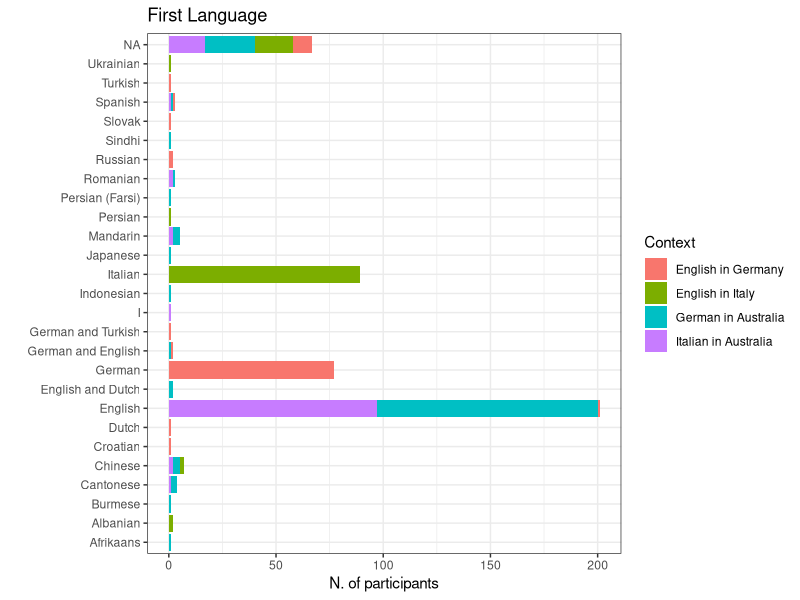
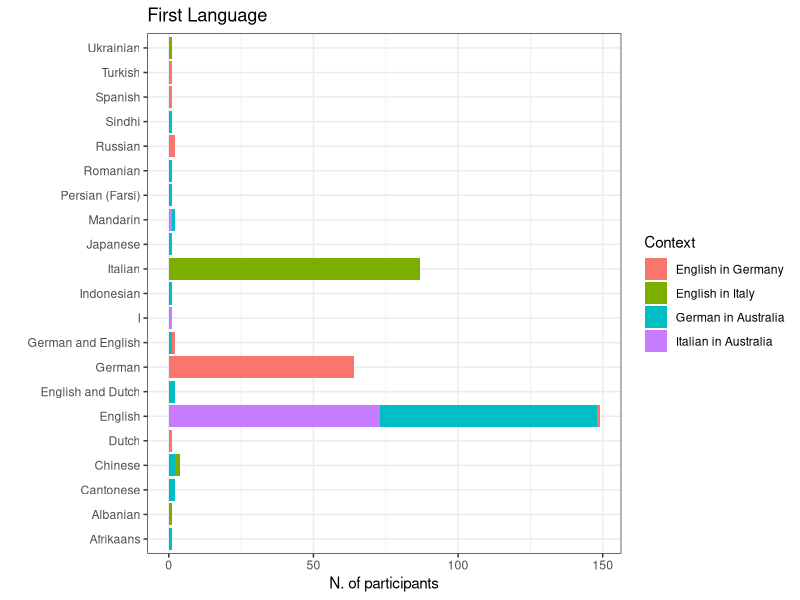
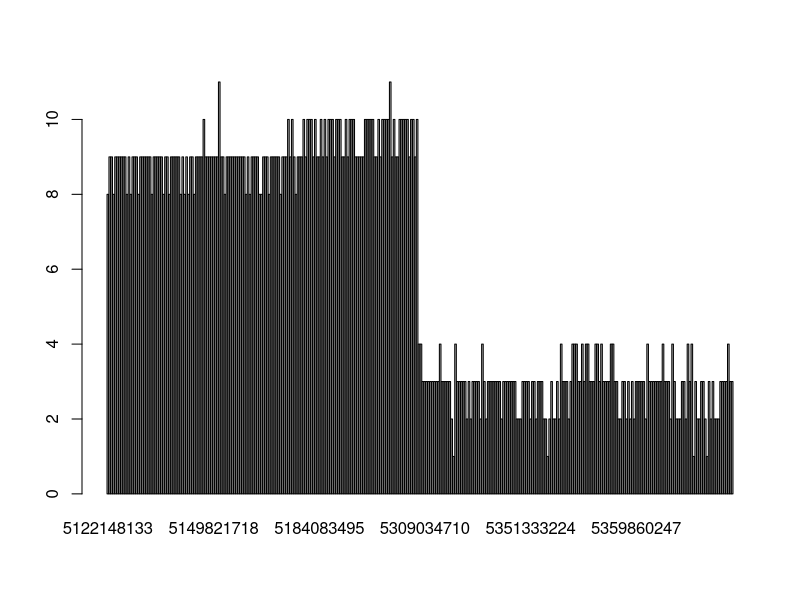
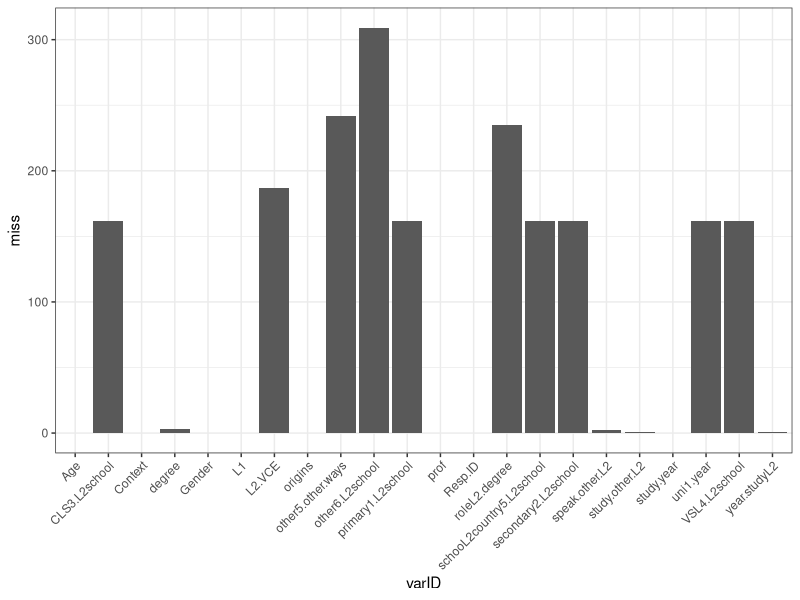

Generate these figures, in order, with R: (Note: this script raises an error after producing the figures.)
## ---- chunk 1
library(readr)
library(tidyverse)
library(reshape2)
library(corrplot)
library(psych)
library(pheatmap)
library(RColorBrewer)
library(cowplot)
library(gridExtra)
library(cowplot)
library(pheatmap)
# Chunk options
knitr::opts_chunk$set(echo = TRUE, prompt = TRUE,cache = TRUE,fig.width = 12,fig.height = 12)

## ---- chunk 2
european <- read_csv("01-cleaning_data_data/european_recoded.csv")
australian <- read_csv("01-cleaning_data_data/australian_recoded.csv")

dim(european)
dim(australian)

european$EU <- 1
australian$AU <- 1

all <- merge(european,australian,all = TRUE)

table(all$EU,all$AU,useNA = "always")
## ---- chunk 3
demographics_var <- c("Age","Gender","L1","speak.other.L2","study.other.L2","origins","year.studyL2","other5.other.ways","degree","roleL2.degree","study.year","prof","L2.VCE","uni1.year","Context")
l2School <- "\\.L2school$"
l2School_variables <- colnames(all)[grep(l2School,colnames(all))]
## ---- chunk 4
#table(all$L1,all$Context) # too many levels - needs to be cleaned (ex tot number of languages?)
table(all$L1,useNA = "always")
ggplot(all,aes(x=L1,fill=Context)) + geom_bar() + coord_flip() + ggtitle("First Language") + labs(y="N. of participants",x="")+theme_bw()
#table(all$speak.other.L2,all$Context)
## ---- chunk 5
L2 <- data.frame(Freq=table(all$speak.other.L2)[order(table(all$speak.other.L2),decreasing = TRUE)],
                 L2=names(table(all$speak.other.L2))[order(table(all$speak.other.L2),decreasing = TRUE)]) # too many levels - needs to be cleaned (ex tot number of languages?)
head(L2)
## ---- chunk 6
table(all$origins,useNA = "always")
## ---- chunk 7
table(all$year.studyL2)
## ---- chunk 8
table(all$degree)
## ---- chunk 9
all$study.year[is.na(all$study.year)] <- all$uni1.year[is.na(all$study.year)]
#table(all$study.year)
all$study.year <- ifelse(all$study.year == "Already graduated after 5 semesters in March 2016, was interested in survery/study, sorry.","6th semester",all$study.year)
table(all$study.year)
## ---- chunk 10
table(all$prof,useNA = "always")
## ---- chunk 11
all$study.year[is.na(all$study.year)] <- all$uni1.year[is.na(all$study.year)]
# Filter only subject that we want to include in the study
# names(table(all$study.year))[1] = 1st semester"

filtered <- subset(all, (study.year == "1st year") | (study.year == names(table(all$study.year))[1]) & year.studyL2 != "0 years")

table(filtered$Context)
table(all$Context)
## ---- chunk 12
all <- filtered
demographics_var <- c("Age","Gender","L1","speak.other.L2","study.other.L2","origins","year.studyL2","other5.other.ways","degree","roleL2.degree","study.year","prof","L2.VCE","uni1.year","Context")
l2School <- "\\.L2school$"
l2School_variables <- colnames(all)[grep(l2School,colnames(all))]

ggplot(all,aes(x=L1,fill=Context)) + geom_bar() + coord_flip() + ggtitle("First Language") + labs(y="N. of participants",x="") + theme_bw()

table(all$L1,all$Context)

table(all$degree,all$L1)
## ---- chunk 13
#Filter by L1

nc <- names(table(all$Context))
table(all$Context)
l1_filter <- all[(all$Context == nc[1] & (all$L1 == "German" | all$L1 == "German and English")) | 
                    (all$Context == nc[2] & (all$L1 == "Italian")) | 
                    (all$Context == nc[3] & (all$L1 == "English" | all$L1 == "English and Dutch" | all$L1 == "German and English")) |
                    (all$Context == nc[4] & (all$L1 == "English" | all$L1 == "English and Dutch" | all$L1 == "German and English")),]


#all <- l1_filter

# do not filter for L1
all <- all

# subset demographics
demo <- subset(all,select=c("Resp.ID",demographics_var,l2School_variables))

# Numeri finali
table(l1_filter$Context)
table(all$Context)

## ---- chunk 14
missing_bySample <- rowSums(is.na(demo))
names(missing_bySample) <- demo$Resp.ID
missing_byVar <- colSums(is.na(demo))
names(missing_byVar) <- colnames(demo)

barplot(missing_bySample)
d <- data.frame(miss=missing_byVar)
d$varID <- rownames(d)
ggplot(data=d,aes(x=varID,y=miss)) + geom_bar(stat="identity") + theme_bw() +theme(axis.text.x = element_text(angle = 45, hjust = 1)) 


demo_missing <- demo %>% group_by(Context) %>% summarise(roleL2.degree_na = sum(is.na(roleL2.degree)),
                                                         L2.VCE_na = sum(is.na(L2.VCE)),
                                                         other5.other.ways_na=sum(is.na(other5.other.ways )),
                                                         uni1.year_na = sum(is.na(uni1.year)),
                                                         primary1.L2school_na=sum(is.na(primary1.L2school)),
                                                         CLS3.L2school_na = sum(is.na(CLS3.L2school)),
                                                         VSL4.L2school_na=sum(is.na(VSL4.L2school)),
                                                         degree = sum(is.na(degree)),
                                                         schooL2country5.L2school_na=sum(is.na(schooL2country5.L2school)))

# We do not filter for speak.other.L2 or study.other.L2

#demo[is.na(demo$speak.other.L2),]
# teniamo
#demo[is.na(demo$study.other.L2),]
missing_bySample[names(missing_bySample) == "5166861581"]
#demo[is.na(demo$year.studyL2),]
missing_bySample[names(missing_bySample) == "5378798787"]

# remove NA from degree
#table(demo$degree,useNA = "always")
# Remove people
all <- all[!is.na(all$degree),]


table(all$Context)
## ---- chunk 15
write.csv(all,file.path("02-descriptive_data/context-merged_filtered.csv"))
## ---- chunk 16
# add numbers on the bar

# tabAge <- t(table(all$Age,all$Context))
# ggplot(all,aes(x=Age,fill=Context)) + geom_bar(position="dodge",colour="white")   + labs(y="N participants") + scale_y_continuous(breaks=seq(0,90,10),limits=c(0,90)) + theme_bw() + draw_grob(tableGrob(tabAge), x=2.5, y=40, width=0.3, height=0.4) + ggtitle("Participants by age")
# tabAge

tabAge <- t(table(all$Age,all$Context))
ggdf <- data.frame(Age = rep(colnames(tabAge),each=4)[!(as.numeric(tabAge) == 0)],
  N.Participants = as.numeric(tabAge)[!(as.numeric(tabAge) == 0)],
  Context = rep(rownames(tabAge),times=3)[!(as.numeric(tabAge) == 0)])

ggplot(ggdf,aes(x=Age,y=N.Participants,fill=Context)) + geom_bar(position="dodge",colour="white",stat="identity")  + scale_y_continuous(breaks=seq(0,90,10),limits=c(0,90)) + theme_bw() + ggtitle("Participants by age")+
  geom_text(aes(label = N.Participants), hjust=0.5, vjust=-0.25, size = 2.5,position=position_dodge(width=0.9)) 

## ---- chunk 17
# add numbers on the bar

tabAge <- t(table(all$Gender,all$Context))
ggdf <- data.frame(Gender = rep(colnames(tabAge),each=4)[!(as.numeric(tabAge) == 0)],
  N.Participants = as.numeric(tabAge)[!(as.numeric(tabAge) == 0)],
  Context = rep(rownames(tabAge),times=3)[!(as.numeric(tabAge) == 0)])


ggplot(ggdf,aes(x=Gender,y=N.Participants,fill=Context)) + geom_bar(position="dodge",colour="white",stat="identity")  + labs(y="N participants") + scale_y_continuous(breaks=seq(0,90,10),limits=c(0,90)) + theme_bw() + ggtitle("Participants by gender")+  geom_text(aes(label = N.Participants), hjust=0.5, vjust=-0.25, size = 2.5,position=position_dodge(width=0.9)) 

## ---- chunk 18
# add numbers on the bar
tabAge <- t(table(all$origins,all$Context))
ggplot(all,aes(x=origins,fill=Context)) + geom_bar(position="dodge",colour="white") + ggtitle("Origins by context") + scale_y_continuous(breaks=seq(0,90,10),limits=c(0,90)) + theme_bw() + draw_grob(tableGrob(tabAge), x=2, y=60, width=0.3, height=0.4) + ggtitle("Participants by origins")
tabAge
## ---- chunk 19
tabAge <- t(table(all$prof,all$Context))
ggplot(all,aes(x=Context,fill=prof)) + geom_bar(position="dodge",colour="white") + ggtitle("Proficiency by context") + scale_y_continuous(breaks=seq(0,90,10),limits=c(0,90)) + theme_bw() + draw_grob(tableGrob(tabAge), x=2, y=80, width=0.3, height=0.4)
tabAge
## ---- chunk 20
tabAge <- t(table(all[all$Context != "English in Germany" & all$Context != "English in Italy","L2.VCE"],all[all$Context != "English in Germany" & all$Context != "English in Italy",'Context'],useNA = "always"))
tabAge <- tabAge[-3,]

ggplot(all[all$Context != "English in Germany" & all$Context != "English in Italy",],aes(x=Context,fill=L2.VCE)) + geom_bar(position="dodge",colour="white") + ggtitle("L2.VCE by context") + scale_y_continuous(breaks=seq(0,90,10),limits=c(0,90)) + theme_bw() + draw_grob(tableGrob(tabAge), x=2, y=80, width=0.3, height=0.4)
## ---- chunk 21
# year study L2
table(all$year.studyL2,all$other.year.studyL2.richi)

all$year.studyL2 <- ifelse(all$year.studyL2 == "Other",all$other.year.studyL2.richi,all$year.studyL2 )

# European context
ggplot(all[all$Context == "English in Germany" | all$Context == "English in Italy",],aes(x=degree,fill=year.studyL2)) + geom_bar(position="dodge",colour="white") + theme_bw() + ggtitle("Degree by study year L2, by Context") +  facet_grid(~Context,scales="free") + theme(axis.text.x = element_text(angle = 45, hjust = 1)) + labs(y = "N participants", x = "degree")
## ---- chunk 22
# Australian context
tabAge <- t(table(all[all$Context == "Italian in Australia" | all$Context == "German in Australia",'degree'],all[all$Context == "Italian in Australia" | all$Context == "German in Australia",'Context']))
ggplot(all[all$Context == "Italian in Australia" | all$Context == "German in Australia",],aes(x=Context,fill=degree)) + geom_bar(position="dodge",colour="white") + theme_bw() + ggtitle("Degree in Australian Contexts") + draw_grob(tableGrob(tabAge), x=1., y=40, width=0.3, height=0.4)
tabAge
## ---- chunk 23
# Australian context
tabAge <- t(table(all[all$Context == "English in Italy" | all$Context == "English in Germany",'degree'],all[all$Context == "English in Italy" | all$Context == "English in Germany",'Context']))

ggplot(all[all$Context == "English in Italy" | all$Context == "English in Germany",],aes(x=Context,fill=degree)) + geom_bar(position="dodge",colour="white") + theme_bw() + ggtitle("Degree in European Contexts")

tabAge
## ---- chunk 24
likert_grep <- "\\.id$|\\.ought$|\\.intr$|\\.instru$|\\.integr$|\\.prof$|\\.post$|\\.comm$|^necessity$|^educated$"

# all
likert_variables_all <- colnames(all)[grep(likert_grep,colnames(all))]
likert_variables_all
likert_variables_all <- likert_variables_all[!(likert_variables_all %in% "other.prof")]
## ---- chunk 25
all_melt <- melt(all,id.vars = c("Resp.ID","Gender","Age","prof","Context","study.year"),
                        measure.vars = likert_variables_all)

all_melt$value <- factor(all_melt$value,levels=c("Strongly disagree","Disagree","Not sure","Agree","Strongly agree"))

all_melt <- all_melt %>% separate(variable,into=c("item","type"),sep="\\.",remove=FALSE)
ggplot(all_melt,aes(x=variable,fill=value)) + geom_bar(position = "stack",colour="black") + 
  facet_grid(Context~type,scales = "free")+theme(axis.text.x = element_text(angle = 45, hjust = 1),axis.text=element_text(size=8)) + ggtitle("Filtered dataset") + scale_fill_manual(values=c("#ca0020","#f4a582","#ffffbf","#abd9e9","#2c7bb6","grey"))

filt_sum <- all_melt %>% group_by(Context,variable,type,value) %>% dplyr::summarise(Ngroup=length(value))
ggplot(filt_sum,aes(x=value,y=Ngroup,colour=Context,group=interaction(variable, Context))) + geom_line() + geom_point() + facet_wrap(~type,scales = "free")+theme(axis.text.x = element_text(angle = 45, hjust = 1))

## ---- chunk 26

convertToNumber <- function(column){
  column <- factor(column,levels = c("Strongly disagree","Disagree","Not sure","Agree","Strongly agree"))
  column_number <- as.numeric(column)
  return(column_number)
}

table(all$Context)

convert_likert <- data.frame(apply(subset(all,select=likert_variables_all),2,convertToNumber))
colnames(convert_likert) <- paste0(colnames(convert_likert),"1")

likert_variables1 <- paste0(likert_variables_all,"1")

# join the converted variables to the filtered dataset
filtered_conv <- cbind(all,convert_likert)

table(filtered_conv[,likert_variables_all[4]],filtered_conv[,likert_variables1[4]],useNA = "always")

write.csv(filtered_conv,"02-descriptive_data/merged_filtered_likertNumber.csv",row.names = FALSE)
## ---- chunk 27
cov <- cor(filtered_conv[filtered_conv$Context == "Italian in Australia",likert_variables1[!(likert_variables1 %in% "necessity1")]],method = "pearson",use="pairwise.complete.obs")


row_infos <- data.frame(Variables=sapply(strsplit(colnames(cov),split="\\."),function(x) x[2]))
row_infos$Variables <- as.character(row_infos$Variables)
rownames(row_infos) <- rownames(cov)
row_infos$Variables[which(is.na(row_infos$Variables))] <- c("educated")
row_infos <- row_infos[order(row_infos$Variables),,drop=FALSE]

ann_col_wide <- data.frame(Variable=unique(row_infos$Variables))
ann_colors_wide <- list(Variables=c(comm1="#bd0026",educated="#b35806", id1="#f6e8c3",instru1="#35978f",integr1="#386cb0",intr1="#ffff99",ought1="grey",post1="black",prof1="pink"))

#pheatmap(cov, main = "Italian in Australia",annotation_names_row = FALSE,cluster_cols=TRUE,cluster_rows=TRUE,annotation_col = row_infos[,1,drop=FALSE], annotation_row = row_infos[,1,drop=FALSE],  annotation_colors = ann_colors_wide,breaks=seq(-1,1,0.2),col=c("#67001f","#b2182b","#d6604d","#f4a582","#fddbc7","#f7f7f7","#d1e5f0","#92c5de","#4393c3","#2166ac","#053061"),show_colnames = FALSE,width = 7,height = 7)
###################

diag(cov) <- NA
pheatmap(cov, main = "Italian in Australia",annotation_names_row = FALSE,cluster_cols=TRUE,cluster_rows=TRUE,annotation_col = row_infos[,1,drop=FALSE], annotation_row = row_infos[,1,drop=FALSE]
,  annotation_colors = ann_colors_wide,show_colnames = FALSE,breaks = seq(-0.6,0.7,length.out = 50),width = 7,height = 7,color=colorRampPalette(brewer.pal(n = 7, name = "RdBu"))(50))
## ---- chunk 28
cov <- cor(filtered_conv[filtered_conv$Context == "German in Australia",likert_variables1[!(likert_variables1 %in% "necessity1")]],method = "pearson",use="pairwise.complete.obs")

row_infos <- data.frame(Variables=sapply(strsplit(colnames(cov),split="\\."),function(x) x[2]))
row_infos$Variables <- as.character(row_infos$Variables)
rownames(row_infos) <- rownames(cov)
row_infos$Variables[which(is.na(row_infos$Variables))] <- c("educated")
row_infos <- row_infos[order(row_infos$Variables),,drop=FALSE]

ann_col_wide <- data.frame(Variable=unique(row_infos$Variables))
ann_colors_wide <- list(Variables=c(comm1="#bd0026",educated="#b35806", id1="#f6e8c3",instru1="#35978f",integr1="#386cb0",intr1="#ffff99",ought1="grey",post1="black",prof1="pink"))

diag(cov) <- NA
pheatmap(cov, main = "German in Australia",annotation_names_row = FALSE,cluster_cols=TRUE,cluster_rows=TRUE,annotation_col = row_infos[,1,drop=FALSE], annotation_row = row_infos[,1,drop=FALSE]
,  annotation_colors = ann_colors_wide,show_colnames = FALSE,breaks = seq(-0.6,0.7,length.out = 50),width = 7,height = 7,color=colorRampPalette(brewer.pal(n = 7, name = "RdBu"))(50))
## ---- chunk 29
cov <- cor(filtered_conv[filtered_conv$Context == "English in Germany",likert_variables1[!(likert_variables1 %in% c("reconnect.comm1",    "speakersmelb.comm1","comecloser.comm1","educated1"))]],method = "pearson",use="pairwise.complete.obs")

row_infos <- data.frame(Variables=sapply(strsplit(colnames(cov),split="\\."),function(x) x[2]))
row_infos$Variables <- as.character(row_infos$Variables)
rownames(row_infos) <- rownames(cov)
row_infos$Variables[which(is.na(row_infos$Variables))] <- c("necessity")
row_infos <- row_infos[order(row_infos$Variables),,drop=FALSE]

ann_col_wide <- data.frame(Variable=unique(row_infos$Variables))
ann_colors_wide <- list(Variables=c(id1="#f6e8c3",necessity="#b35806",instru1="#35978f",integr1="#386cb0",intr1="#ffff99",ought1="grey",post1="black",prof1="pink"))

diag(cov) <- NA
pheatmap(cov, main = "English in Germany",annotation_names_row = FALSE,cluster_cols=TRUE,cluster_rows=TRUE,annotation_col = row_infos[,1,drop=FALSE], annotation_row = row_infos[,1,drop=FALSE]
,  annotation_colors = ann_colors_wide,show_colnames = FALSE,breaks = seq(-0.6,0.7,length.out = 50),width = 7,height = 7,color=colorRampPalette(brewer.pal(n = 7, name = "RdBu"))(50))
## ---- chunk 30
cov <- cor(filtered_conv[filtered_conv$Context == "English in Italy",likert_variables1[!(likert_variables1 %in% c("reconnect.comm1","speakersmelb.comm1","comecloser.comm1","educated1"))]],method = "pearson",use="pairwise.complete.obs")

row_infos <- data.frame(Variables=sapply(strsplit(colnames(cov),split="\\."),function(x) x[2]))
row_infos$Variables <- as.character(row_infos$Variables)
rownames(row_infos) <- rownames(cov)
row_infos$Variables[which(is.na(row_infos$Variables))] <- "necessity"
row_infos <- row_infos[order(row_infos$Variables),,drop=FALSE]

ann_col_wide <- data.frame(Variable=unique(row_infos$Variables))
ann_colors_wide <- list(Variables=c(comm1="#bd0026",necessity="#b35806", id1="#f6e8c3",instru1="#35978f",integr1="#386cb0",intr1="#ffff99",ought1="grey",post1="black",prof1="pink"))

diag(cov) <- NA
pheatmap(cov, main = "English in Italy",annotation_names_row = FALSE,cluster_cols=TRUE,cluster_rows=TRUE,annotation_col = row_infos[,1,drop=FALSE], annotation_row = row_infos[,1,drop=FALSE]
,  annotation_colors = ann_colors_wide,show_colnames = FALSE,breaks = seq(-0.6,0.7,length.out = 50),width = 7,height = 7,color=colorRampPalette(brewer.pal(n = 7, name = "RdBu"))(50))
## ---- chunk 31
cov <- cor(filtered_conv[,likert_variables1],method = "pearson",use="pairwise.complete.obs")

row_infos <- data.frame(Variables=sapply(strsplit(colnames(cov),split="\\."),function(x) x[2]))
row_infos$Variables <- as.character(row_infos$Variables)
rownames(row_infos) <- rownames(cov)
row_infos$Variables[which(is.na(row_infos$Variables))] <- c("necessity","educated")
row_infos <- row_infos[order(row_infos$Variables),,drop=FALSE]

ann_col_wide <- data.frame(Variable=unique(row_infos$Variables))
ann_colors_wide <- list(Variables=c(comm1="#bd0026",educated="orange", id1="#f6e8c3",instru1="#35978f",necessity="#b35806",integr1="#386cb0",intr1="#ffff99",ought1="grey",post1="black",prof1="pink"))

diag(cov) <- NA
pheatmap(cov, main = "All Contexts",annotation_names_row = FALSE,cluster_cols=TRUE,cluster_rows=TRUE,annotation_col = row_infos[,1,drop=FALSE], annotation_row = row_infos[,1,drop=FALSE]
,  annotation_colors = ann_colors_wide,show_colnames = FALSE,breaks = seq(-0.6,0.7,length.out = 50),width = 7,height = 7,color=colorRampPalette(brewer.pal(n = 7, name = "RdBu"))(50))

## ---- chunk 32
sets <- list(id.var=likert_variables1[grep("\\.id1$",likert_variables1)],
             ought.var=likert_variables1[grep("\\.ought1$",likert_variables1)],
             intr.var=likert_variables1[grep("\\.intr1$",likert_variables1)],
             instru.var=likert_variables1[grep("\\.instru1$",likert_variables1)],
             integr1.var=likert_variables1[grep("\\.integr1$",likert_variables1)],
             prof.var=likert_variables1[grep("\\.prof1$",likert_variables1)],
             post.var=likert_variables1[grep("\\.post1$",likert_variables1)],
             comm.var=likert_variables1[grep("\\.comm1$",likert_variables1)])
              

get_alpha <- function(dataMot,
                      var=sets$id.var){
  var_alpha <- alpha(dataMot[,var])
  dataf <- data.frame(alpha=var_alpha$total,
                    drop = var_alpha$alpha.drop)
  rownames(dataf) <- rownames(var_alpha$alpha.drop)
  return(dataf)
}

# "Italian in Australia"
ita_in_au <- do.call(rbind,lapply(sets,function(x) {
  get_alpha(data=filtered_conv[filtered_conv$Context == "Italian in Australia",],
                      var=x)}))
ita_in_au$var <- sapply(strsplit(rownames(ita_in_au),split="\\."),function(x) x[1]) 
ita_in_au$var.full <- sapply(strsplit(rownames(ita_in_au),split="\\."),function(x) x[3]) 
ita_in_au$Context <- "Italian in Australia"
rownames(ita_in_au) <- NULL

# "German in Australia"
germ_in_au <- do.call(rbind,lapply(sets,function(x) {
  get_alpha(data=filtered_conv[filtered_conv$Context == "German in Australia",],
                      var=x)}))
germ_in_au$var <- sapply(strsplit(rownames(germ_in_au),split="\\."),function(x) x[1]) 
germ_in_au$var.full <- sapply(strsplit(rownames(germ_in_au),split="\\."),function(x) x[3]) 
germ_in_au$Context <- "German in Australia"
rownames(germ_in_au) <- NULL

# "English in Germany"
eng_in_germ <- do.call(rbind,lapply(sets[!(names(sets) %in% "comm.var")],function(x) {
  get_alpha(data=filtered_conv[filtered_conv$Context == "English in Germany",],
                      var=x)}))

# the ones that makes issues
get_alpha(data=filtered_conv[filtered_conv$Context == "English in Germany",],
                      var=sets$ought.var)

eng_in_germ$var <- sapply(strsplit(rownames(eng_in_germ),split="\\."),function(x) x[1]) 
eng_in_germ$var.full <- sapply(strsplit(rownames(eng_in_germ),split="\\."),function(x) x[3]) 
eng_in_germ$Context <- "English in Germany"
rownames(eng_in_germ) <- NULL

# "English in Italy"
eng_in_ita <- do.call(rbind,lapply(sets[!(names(sets) %in% "comm.var")],function(x) {
  get_alpha(data=filtered_conv[filtered_conv$Context == "English in Italy",],
                      var=x)}))
eng_in_ita$var <- sapply(strsplit(rownames(eng_in_ita),split="\\."),function(x) x[1]) 
eng_in_ita$var.full <- sapply(strsplit(rownames(eng_in_ita),split="\\."),function(x) x[3]) 
eng_in_ita$Context <- "English in Italy"
rownames(eng_in_ita) <- NULL


# combine
full_alpha <- rbind(eng_in_ita,eng_in_germ,germ_in_au,ita_in_au)

## ---- chunk 33

full_alpha %>% group_by(Context,var) %>% 
  summarise(st.alpha = unique(alpha.std.alpha),
            G6=unique(alpha.G6.smc.)) %>%
  ggplot(.,aes(x=var,y=st.alpha,colour=Context)) + geom_point() + geom_line(aes(group=Context)) + theme_bw()

## ---- chunk 34
all_melt <- all_melt %>% separate(variable,into=c("item","type"),sep="\\.",remove=FALSE)
p1=ggplot(all_melt,aes(x=variable,fill=value)) + geom_bar(position = "stack") + 
  facet_grid(Context~type,scales = "free") + ggtitle("Filtered dataset")+theme(axis.text.x = element_text(angle = 45, hjust = 1),axis.text=element_text(size=8))+theme_bw()

p2=ggplot(full_alpha,aes(x=var.full,y=drop.std.alpha,colour=Context)) + geom_point() + geom_line(aes(group=Context)) + theme_bw() + facet_wrap(~var,scales="free")

p4=ggplot(full_alpha,aes(x=var.full,y=drop.average_r,colour=Context)) + geom_point() + geom_line(aes(group=Context)) + theme_bw() + facet_wrap(~var,scales="free")

p3=full_alpha %>% group_by(Context,var) %>% 
  summarise(st.alpha = unique(alpha.std.alpha),
            G6=unique(alpha.G6.smc.)) %>%
  ggplot(.,aes(x=var,y=st.alpha,colour=Context)) + geom_point() + geom_line(aes(group=Context)) + theme(axis.text.x = element_text(angle = 45, hjust = 1),axis.text=element_text(size=8)) + theme_bw()


plot_grid(p2,p3,nrow=2)

